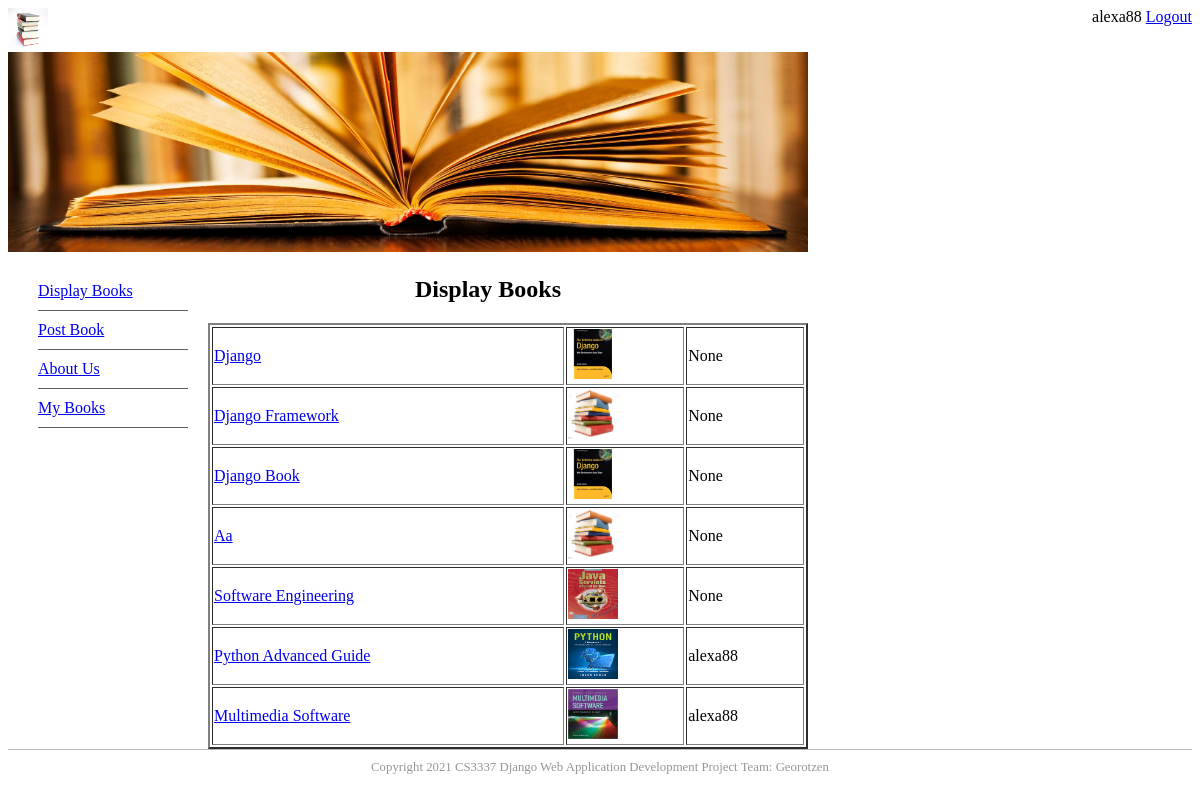
Screenshot of /displaybooks (signed in) with the database file from the repository.
### bookMng/models.py (models this page shows, shortened)
class MainMenu(models.Model):
    item = models.CharField(max_length=200, unique=True)
    link = models.CharField(max_length=200, unique=True)

class Book(models.Model):
    name = models.CharField(max_length=200)
    web = models.URLField(max_length=200)
    price = models.DecimalField(decimal_places=2, max_digits=6)
    publishdate = models.DateField(auto_now=True)
    picture = models.FileField(upload_to='bookEx/static/uploads')
    pic_path = models.CharField(max_length=300, editable=False, blank=True)
    username = models.ForeignKey(User, blank=True, null=True, on_delete=models.CASCADE)

### bookMng/views.py (the view)
# urls.py: path('displaybooks', views.displaybooks, name='displaybooks'),
@login_required(login_url=reverse_lazy('login'))
def displaybooks(request):
    books = Book.objects.all()
    for b in books:
        b.pic_path = b.picture.url[14:]
    return render(request,
                  'bookMng/displaybooks.html',
                  {
                      'item_list': MainMenu.objects.all(),
                      'books': books,
                  }
                  )

### bookEx/templates/bookMng/displaybooks.html
{% extends "base.html" %}
{% load static %}
{% block sidenav %}
   {% for item in item_list %}
       <li>
          <a href="{{ item.link }}"> {{ item.item }}</a>
       </li>
   {% endfor %}
{% endblock sidenav %}
{% block content %}
   <h1 align="center"> Display Books </h1>
   <table align="center" border="2" width="600">
    {% for book in books %}
       <tr>
           <td>
              <a href="book_detail/{{ book.id }}"> {{ book.name }} </a>
           </td>
           <td>
               <img src="{% static book.pic_path %}" width="50" height="50">
           </td>
           <td>
               {{ book.username }}
           </td>
       </tr>
    {% endfor %}
   </table>
{% endblock content%}

### bookEx/templates/base.html (shortened to what this page needs)
{% load static %}
<!DOCTYPE html>
<html lang="en">
<head>
    <link href="{% static 'main.css' %}" rel="stylesheet" type="text/css">
</head>
<body>
<div>
    <header>
        <div id="logo">
            <img src="{% static 'logo.jpg' %}" width="40" height="40" alt="" />
            <span style="float: right;">
                {% if user.is_authenticated %}
                    {{ user.username }}
                    <a href="{% url 'logout' %}?next=/">Logout</a>
                {% else %}
                     Not logged in
                    <a href="{% url 'login' %}?next=/">Login</a>
                {% endif %}
            </span>
        </div>
        <div id="topbanner">
            <img src="{% static 'topbanner.jpg' %}" width="800" height="200" alt="" />
        </div>
    </header>
    <aside id="leftsidebar">
        <nav id="nav">
            <ul>
                {% block sidenav %}{% endblock sidenav %}
            </ul>
        </nav>
    </aside>
    <section id="main">
        {% block content %}{% endblock content %}
    </section>
    <footer id="footer">
        Copyright 2021 CS3337 Django Web Application Development Project Team: Georotzen
    </footer>
</div>
</body>
</html>

### bookEx/static/main.css (style rules this page uses)
#footer { text-align: center; font-size: 0.8em; margin-top: 5px; padding-top: 10px; padding-bottom: 10px; background-color: #FFFFFF; border-top: thin solid #BBBBBB; clear: both; color: #969696; }
#leftsidebar { width: 180px; height: 350px; float: left; }
#nav li { padding-top: 10px; padding-bottom: 10px; font-size: 1em; list-style-type: none; border-bottom: thin solid #5F5F5F; color: #4C4C4C; left: 0px; list-style-position: inside; margin-left: -10px; }
#main { width: 560px; float: left; margin-left: 20px; margin-right: 10px; padding-right: 10px; }

### rows the page displays
MainMenu: item "Display Books"
MainMenu: item "Post Book"
MainMenu: item "About Us"
MainMenu: item "My Books"
Book: name "Django", username "None"
Book: name "Django Framework", username "None"
Book: name "Django Book", username "None"
Book: name "Aa", username "None"
Book: name "Software Engineering", username "None"
Book: name "Python Advanced Guide", username "alexa88"
Book: name "Multimedia Software", username "alexa88"

### other values shown
{{ user.username }} "alexa88"
